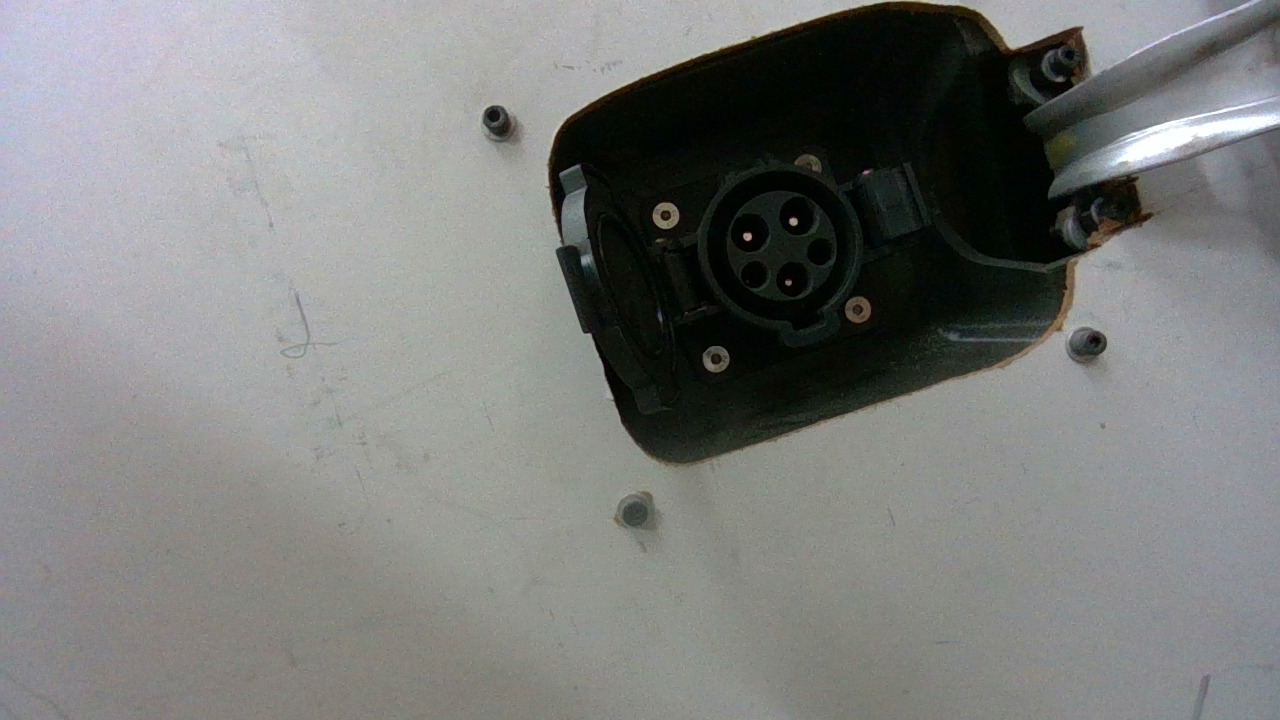
#> input picture testing_dataset/t3.jpg, 1280 x 720 px
$ python slider.py
#> lines starting #> are read from the running program, lines starting #| are printed output that depends on the picture; after the words box and inside, x2 and y2 are one past the last pixel; in counts of white or black regions, pixels touching at a corner belong together
import cv2 as cv


def BrightnessContrast(brightness=0):
    # getTrackbarPos returns the current
    # position of the specified trackbar.
    brightness = cv.getTrackbarPos('Brightness', 'GEEK')

    contrast = cv.getTrackbarPos('Contrast', 'GEEK')

    effect = controller(img, brightness, contrast)

    # The function imshow displays an image
    # in the specified window
    cv.imshow('Effect', effect)


def controller(img, brightness=255, contrast=127):
    brightness = int((brightness - 0) * (255 - (-255)) / (510 - 0) + (-255))

    contrast = int((contrast - 0) * (127 - (-127)) / (254 - 0) + (-127))

    if brightness != 0:

        if brightness > 0:

            shadow = brightness

            max = 255

        else:

            shadow = 0
            max = 255 + brightness

        al_pha = (max - shadow) / 255
        ga_mma = shadow

        # The function addWeighted calculates
        # the weighted sum of two arrays
        # cal = cv.addWeighted(img, al_pha, img, 0, ga_mma)


    else:
        cal = img

    if contrast != 0:
        Alpha = float(131 * (contrast + 127)) / (127 * (131 - contrast))
        Gamma = 127 * (1 - Alpha)

        # The function addWeighted calculates
        # the weighted sum of two arrays
        cal = cv.addWeighted(cal, Alpha, cal, 0, Gamma)

    # putText renders the specified text string in the image.
    cv.putText(cal, 'B:{},C:{}'.format(brightness, contrast), (10, 30),
               cv.FONT_HERSHEY_SIMPLEX, 1, (0, 0, 255), 2)

    return cal


if __name__ == '__main__':
    # The function imread loads an image
    # from the specified file and returns it.
    original = cv.imread('testing_dataset/t3.jpg')
#> original is the input picture: shape (720, 1280, 3); mean B, G, R 123.4, 125.1, 123.8

    # Making another copy of an image.
    img = original.copy()

    # The function namedWindow creates a
    # window that can be used as a placeholder
    # for images.
    cv.namedWindow('GEEK')

    # The function imshow displays an
    # image in the specified window.
    cv.imshow('GEEK', original)

    # createTrackbar(trackbarName,
    # windowName, value, count, onChange)
    # Brightness range -255 to 255
    cv.createTrackbar('Brightness', 'GEEK', 255, 2 * 255, BrightnessContrast)

    # Contrast range -127 to 127
    cv.createTrackbar('Contrast', 'GEEK', 127, 2 * 127, BrightnessContrast)

    BrightnessContrast(0)
#> in controller, `cv.putText(cal, 'B:{},C:{}'.format(brightness, contrast), (10, 30), cv..`:
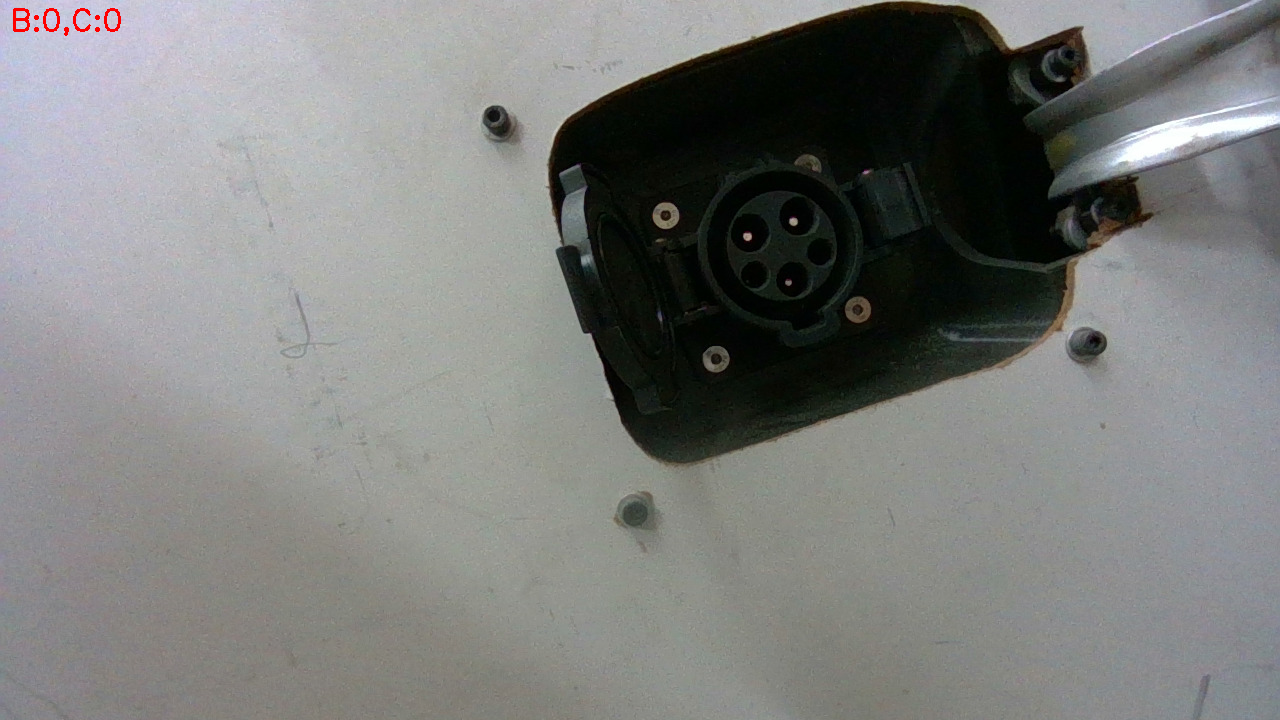
#> cal: shape (720, 1280, 3); 0.09% of pixels changed, all inside (x1, y1, x2, y2) = (13, 8, 121, 36)

# The function waitKey waits for
# a key event infinitely or for delay
# milliseconds, when it is positive.
cv.waitKey(0)

$ run again, with testing_dataset/t1.jpg copied over testing_dataset/t3.jpg
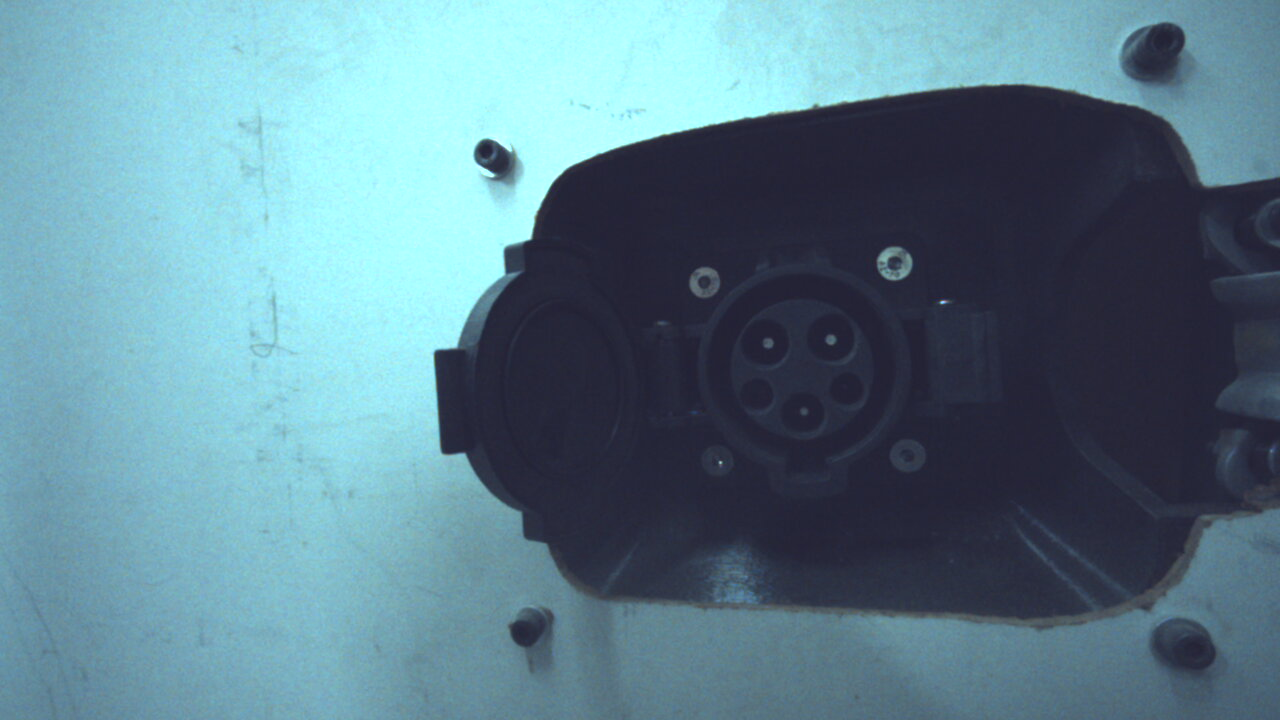
#> input picture testing_dataset/t1.jpg, 1280 x 720 px
#> original is the input picture: shape (720, 1280, 3); mean B, G, R 143, 128.5, 93.9
#> in controller, `cv.putText(cal, 'B:{},C:{}'.format(brightness, contrast), (10, 30), cv..`:
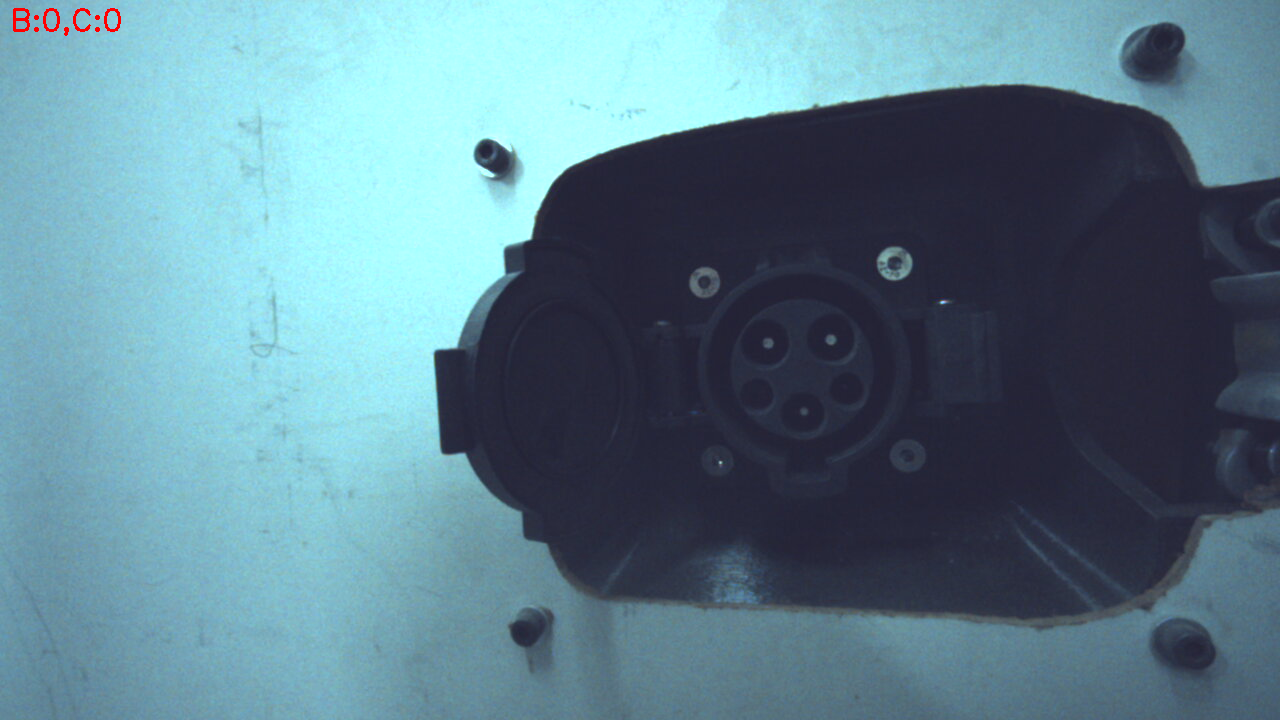
#> cal: shape (720, 1280, 3); 0.09% of pixels changed, all inside (x1, y1, x2, y2) = (13, 8, 121, 36)

$ run again, with testing_dataset/t11.jpg copied over testing_dataset/t3.jpg
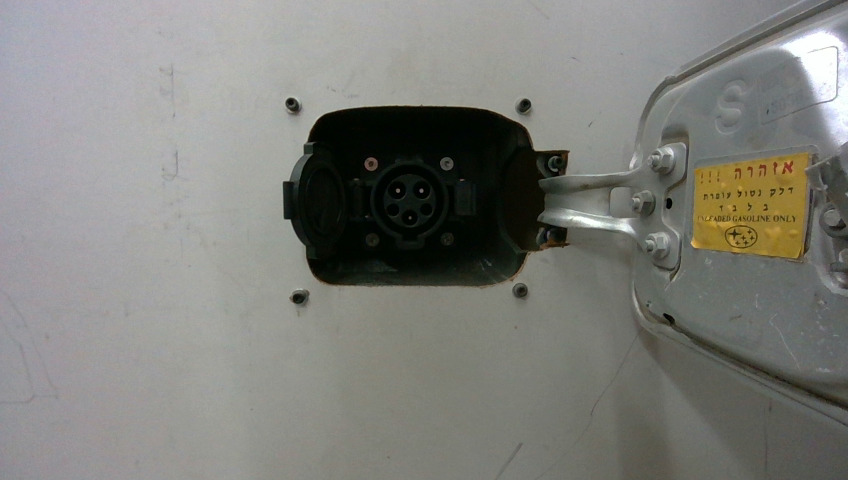
#> input picture testing_dataset/t11.jpg, 848 x 480 px
#> original is the input picture: shape (480, 848, 3); mean B, G, R 121.7, 127, 126.7
#> in controller, `cv.putText(cal, 'B:{},C:{}'.format(brightness, contrast), (10, 30), cv..`:
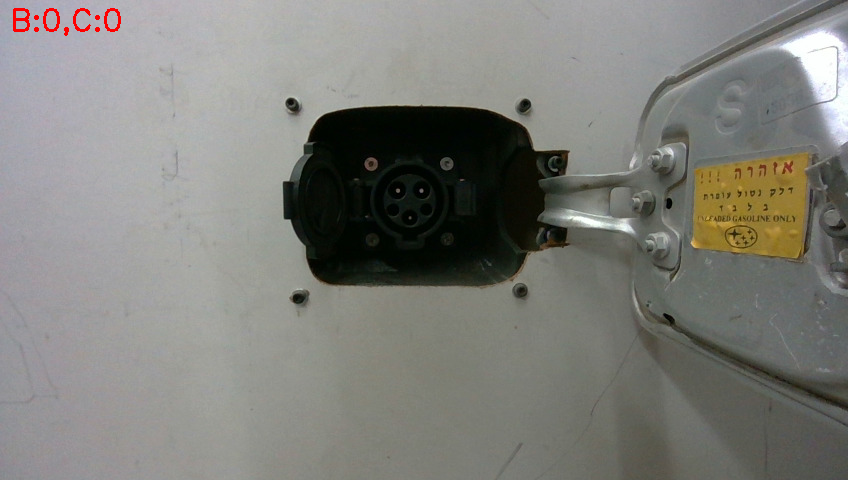
#> cal: shape (480, 848, 3); 0.2% of pixels changed, all inside (x1, y1, x2, y2) = (13, 8, 121, 36)

$ run again, with testing_dataset/t2.jpg copied over testing_dataset/t3.jpg
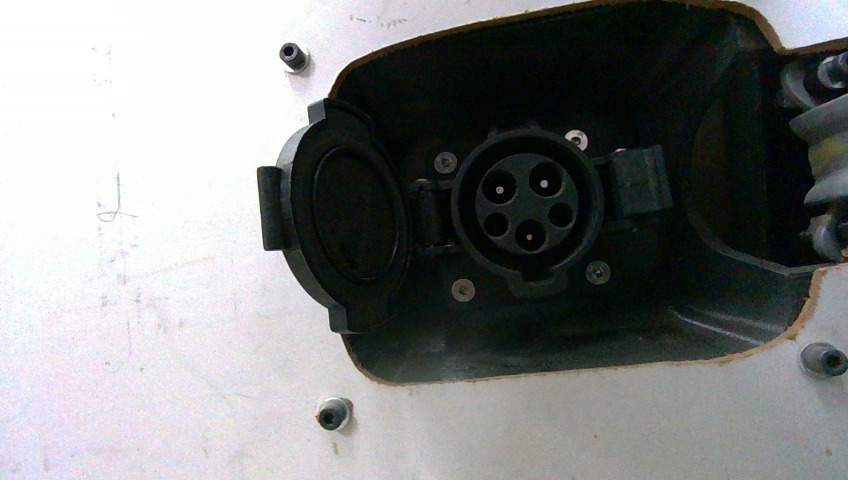
#> input picture testing_dataset/t2.jpg, 848 x 480 px
#> original is the input picture: shape (480, 848, 3); mean B, G, R 127.8, 128.7, 126.3
#> in controller, `cv.putText(cal, 'B:{},C:{}'.format(brightness, contrast), (10, 30), cv..`:
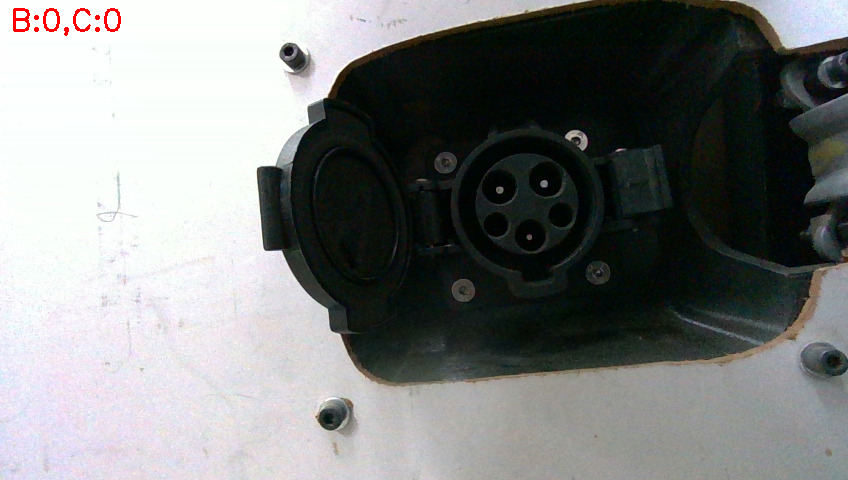
#> cal: shape (480, 848, 3); 0.2% of pixels changed, all inside (x1, y1, x2, y2) = (13, 8, 121, 36)
